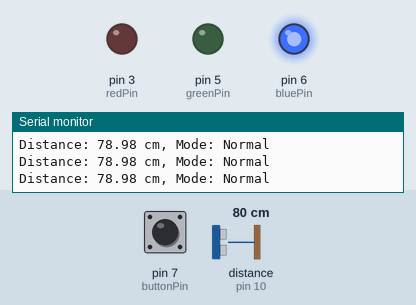
This sketch was run on a simulated Arduino Uno, built with avr-gcc and run on an emulated ATmega328P. Shown: output pins drawn as LEDs (lit = HIGH), the last lines printed to the serial monitor. Wiring (inferred from the names in the program): ultrasonic range finder: trigger pin 9; echo pin 10. Dashed ring = blinking. The test bench sets the inputs (shaded band); at power-on: pin 7 (buttonPin) HIGH, distance to the obstacle (sensor on pin 10) 80 cm. The echo pulse lasts 58.3 µs per cm; pins used as bus, display or sensor lines are not drawn.

Above: at 1.2 s.
1.3 s: pin 7 (buttonPin) pulled LOW for 0.15 s
At 2.1 s:
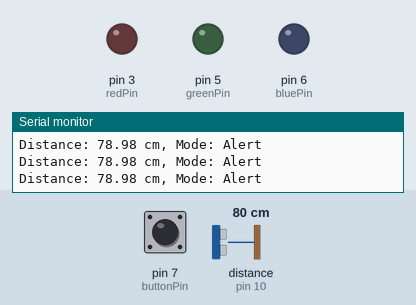
2.9 s: distance to the obstacle (sensor on pin 10) set to 23 cm
5.9 s: distance to the obstacle (sensor on pin 10) set to 18 cm
At 5.99 s:
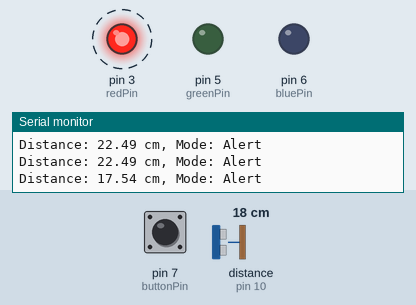
8.9 s: pin 7 (buttonPin) pulled LOW for 1 s
At 8.9 s:
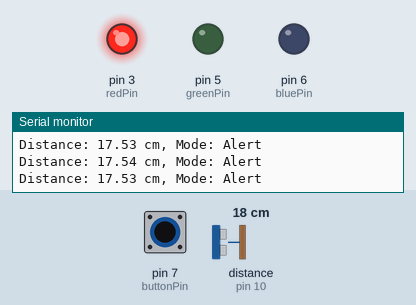
12.9 s: distance to the obstacle (sensor on pin 10) set to 35 cm
At 13.7 s:
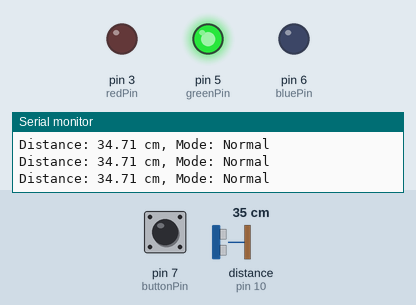
14.4 s: distance to the obstacle (sensor on pin 10) set to 2 cm
At 15.6 s:
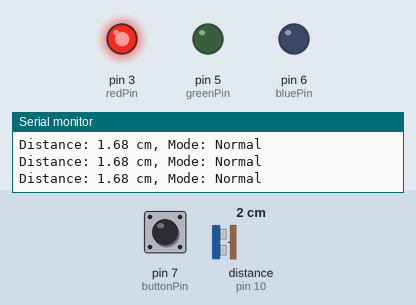
Timing chart, 0 to 16.9 s (numbered marks = the images above; inputs shaded):
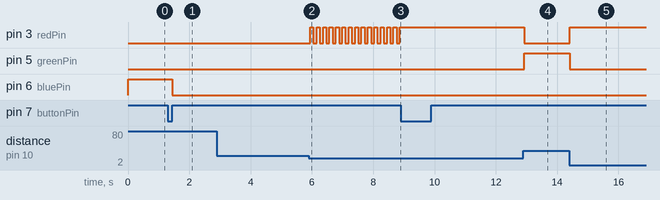

Measured:
- the behaviour switches between 21 and 20 cm on distance to the obstacle (sensor on pin 10) (found by bisection; images 1 and 2)
- after the input at 1.3 s, pin 6 (bluePin): HIGH → LOW after 0.15 s
- after the input at 5.9 s, pin 3 (redPin): alternates HIGH for 0.10 s and LOW for 0.10 s, starting after 0.05 s
- after the input at 8.9 s, pin 3 (redPin): stops changing and stays HIGH
- after the input at 12.9 s, pin 3 (redPin): HIGH → LOW at once; pin 5 (greenPin): LOW → HIGH at once
- after the input at 14.4 s, pin 3 (redPin): LOW → HIGH at once; pin 5 (greenPin): HIGH → LOW at once

The sketch:

Arduino_Ambient_Light-Controlled_Distance_Sensor_Display.ino
```cpp
// Pin definitions
const int trigPin = 9;
const int echoPin = 10;
const int redPin = 3;
const int greenPin = 5;
const int bluePin = 6;
const int buttonPin = 7;

// Constants
const unsigned long BLINK_INTERVAL = 100;  // 100ms for rapid blinking
const float MAX_DISTANCE = 100.0;  // Maximum distance in cm
const float CLOSE_DISTANCE = 20.0;  // Distance threshold for close objects
const float MEDIUM_DISTANCE = 50.0;  // Distance threshold for medium objects

// Variables
int mode = 0;  // 0 for Normal Measurement Mode, 1 for Alert Mode
unsigned long lastBlinkTime = 0;
bool ledState = false;
float distance = 0;

void setup() {
  pinMode(trigPin, OUTPUT);
  pinMode(echoPin, INPUT);
  pinMode(redPin, OUTPUT);
  pinMode(greenPin, OUTPUT);
  pinMode(bluePin, OUTPUT);
  pinMode(buttonPin, INPUT_PULLUP);

  Serial.begin(9600);
}

void loop() {
  distance = measureDistance();

  if (digitalRead(buttonPin) == LOW) {
    delay(50);  // Debounce
    if (digitalRead(buttonPin) == LOW) {
      mode = 1 - mode;  // Toggle mode
      while (digitalRead(buttonPin) == LOW);  // Wait for button release
    }
  }

  if (mode == 0) {
    normalMode();
  } else {
    alertMode();
  }

  Serial.print("Distance: ");
  Serial.print(distance);
  Serial.print(" cm, Mode: ");
  Serial.println(mode == 0 ? "Normal" : "Alert");

  delay(50);  // Short delay for stability
}

float measureDistance() {
  digitalWrite(trigPin, LOW);
  delayMicroseconds(2);
  digitalWrite(trigPin, HIGH);
  delayMicroseconds(10);
  digitalWrite(trigPin, LOW);

  long duration = pulseIn(echoPin, HIGH);
  return duration * 0.034 / 2;
}

void normalMode() {
  if (distance > MEDIUM_DISTANCE) {
    setColor(0, 0, 255);  // Blue for far
  } else if (distance > CLOSE_DISTANCE) {
    setColor(0, 255, 0);  // Green for medium
  } else {
    setColor(255, 0, 0);  // Red for close
  }
}

void alertMode() {
  if (distance <= CLOSE_DISTANCE) {
    unsigned long currentTime = millis();
    if (currentTime - lastBlinkTime >= BLINK_INTERVAL) {
      ledState = !ledState;
      setColor(ledState ? 255 : 0, 0, 0);  // Blink red
      lastBlinkTime = currentTime;
    }
  } else {
    setColor(0, 0, 0);  // LED off if not close
  }
}

void setColor(int red, int green, int blue) {
  analogWrite(redPin, red);
  analogWrite(greenPin, green);
  analogWrite(bluePin, blue);
}
```
